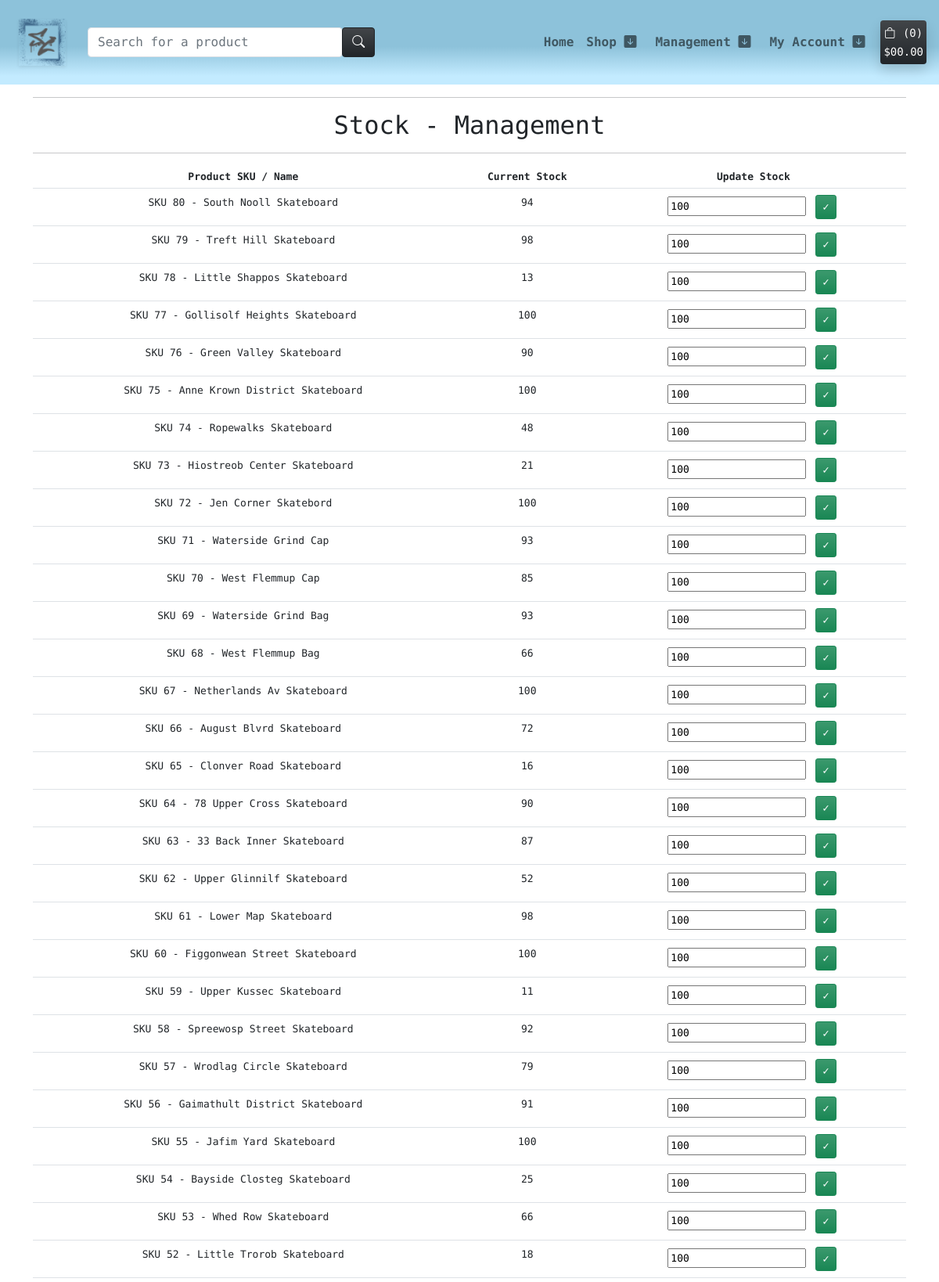
Screenshot of /management/stock-control/ (signed in, upper part) with the database file from the repository.
### products/models.py (models this page shows, shortened)
class Product(models.Model):
    sku = models.SmallAutoField(primary_key=True)
    name = models.CharField(max_length=150, unique=True)
    release_date = models.DateTimeField(auto_now_add=True)
    category = models.ForeignKey('Category', null=True, blank=True,
                                 on_delete=models.SET_NULL)
    quantity_available = models.IntegerField(default=100,
                                             validators=[MinValueValidator(0)]
                                             )
    description = models.TextField()
    price = models.DecimalField(max_digits=6, decimal_places=2)
    offer = models.ForeignKey(Offer, null=True, blank=True,
                              on_delete=models.SET_NULL)
    discount = models.DecimalField(max_digits=6, decimal_places=2,
                                   null=True, blank=True)
    product_image = models.ImageField(null=True, blank=True)
    product_image_url = models.URLField(max_length=1024, null=True, blank=True)
    slug = models.SlugField(max_length=254, null=True, blank=True, unique=True)
    class Meta:
        ordering = ['-release_date']

### management/views.py (the view)
# urls.py: path('stock-control/', views.stock_control, name='stock_control'),
@login_required
def stock_control(request):
    product_list = Product.objects.all()
    form = StockForm()
    if not request.user.is_superuser:
        messages.error(request, 'Sorry, only store owners can view this page.')
        return redirect(reverse('home'))
    context = {
        'product_list': product_list,
        'form': form,
    }
    return render(request, 'management/admin_stock.html', context)

### management/forms.py
class StockForm(forms.ModelForm):
    class Meta:
        model = Product
        fields = [
            'quantity_available'
        ]

### templates/management/admin_stock.html (shortened to what this page needs)
{% extends "base.html" %}
{% load i18n %}
{% block content %}
<div class="container text-center">
    <hr>
    <h2 class="m-2">Stock - Management</h2>
    <hr>
</div>
{% load account %}
<div class="container text-center">
    <div class="row">
        <div class="col table-responsive">
            <table class="table table-sm table-borderless" style="font-size: 13px;">
                <thead>
                    <tr class="border-bottom">
                        <th>Product SKU / Name</th>
                        <th>Current Stock</th>
                        <th>Update Stock</th>
                    </tr>
                </thead>
                <tbody>
                    {% for product in product_list %}
                        <tr class="border-bottom">
                            <td class="pt-2">SKU {{ product.sku }} - {{ product.name }}</td>
                            <td class="pt-2">{{ product.quantity_available }}</td>
                            <td>
                                <form method="POST" action="{% url 'update_stock' product.slug %}">
                                    {% for field in form %}
                                        {{ field }}
                                    {% endfor %}
                                    <input class="btn btn-sm btn-success m-1 bg-gradient" type="submit" value="&#x2713">
                                </form>
                            </td>
                        </tr>
                    {% endfor %}
                </tbody>
            </table>
        </div>
    </div>
</div>
{%endblock%}

### static/css/style.css (style rules this page uses)
body { font-family: 'Syne Mono', sans-serif; }

### rows the page displays
Product: sku "80", name "South Nooll Skateboard", quantity_available "94", form "100"
Product: sku "79", name "Treft Hill Skateboard", quantity_available "98", form "100"
Product: sku "78", name "Little Shappos Skateboard", quantity_available "13", form "100"
Product: sku "77", name "Gollisolf Heights Skateboard", quantity_available "100", form "100"
Product: sku "76", name "Green Valley Skateboard", quantity_available "90", form "100"
Product: sku "75", name "Anne Krown District Skateboard", quantity_available "100", form "100"
Product: sku "74", name "Ropewalks Skateboard", quantity_available "48", form "100"
Product: sku "73", name "Hiostreob Center Skateboard", quantity_available "21", form "100"
Product: sku "72", name "Jen Corner Skatebord", quantity_available "100", form "100"
Product: sku "71", name "Waterside Grind Cap", quantity_available "93", form "100"
Product: sku "70", name "West Flemmup Cap", quantity_available "85", form "100"
Product: sku "69", name "Waterside Grind Bag", quantity_available "93", form "100"
Product: sku "68", name "West Flemmup Bag", quantity_available "66", form "100"
Product: sku "67", name "Netherlands Av Skateboard", quantity_available "100", form "100"
Product: sku "66", name "August Blvrd Skateboard", quantity_available "72", form "100"
Product: sku "65", name "Clonver Road Skateboard", quantity_available "16", form "100"
Product: sku "64", name "78 Upper Cross Skateboard", quantity_available "90", form "100"
Product: sku "63", name "33 Back Inner Skateboard", quantity_available "87", form "100"
Product: sku "62", name "Upper Glinnilf Skateboard", quantity_available "52", form "100"
Product: sku "61", name "Lower Map Skateboard", quantity_available "98", form "100"
Product: sku "60", name "Figgonwean Street Skateboard", quantity_available "100", form "100"
Product: sku "59", name "Upper Kussec Skateboard", quantity_available "11", form "100"
Product: sku "58", name "Spreewosp Street Skateboard", quantity_available "92", form "100"
Product: sku "57", name "Wrodlag Circle Skateboard", quantity_available "79", form "100"
Product: sku "56", name "Gaimathult District Skateboard", quantity_available "91", form "100"
Product: sku "55", name "Jafim Yard Skateboard", quantity_available "100", form "100"
Product: sku "54", name "Bayside Closteg Skateboard", quantity_available "25", form "100"
Product: sku "53", name "Whed Row Skateboard", quantity_available "66", form "100"
Product: sku "52", name "Little Trorob Skateboard", quantity_available "18", form "100"

### other values shown
{{ product_count }} "0"
